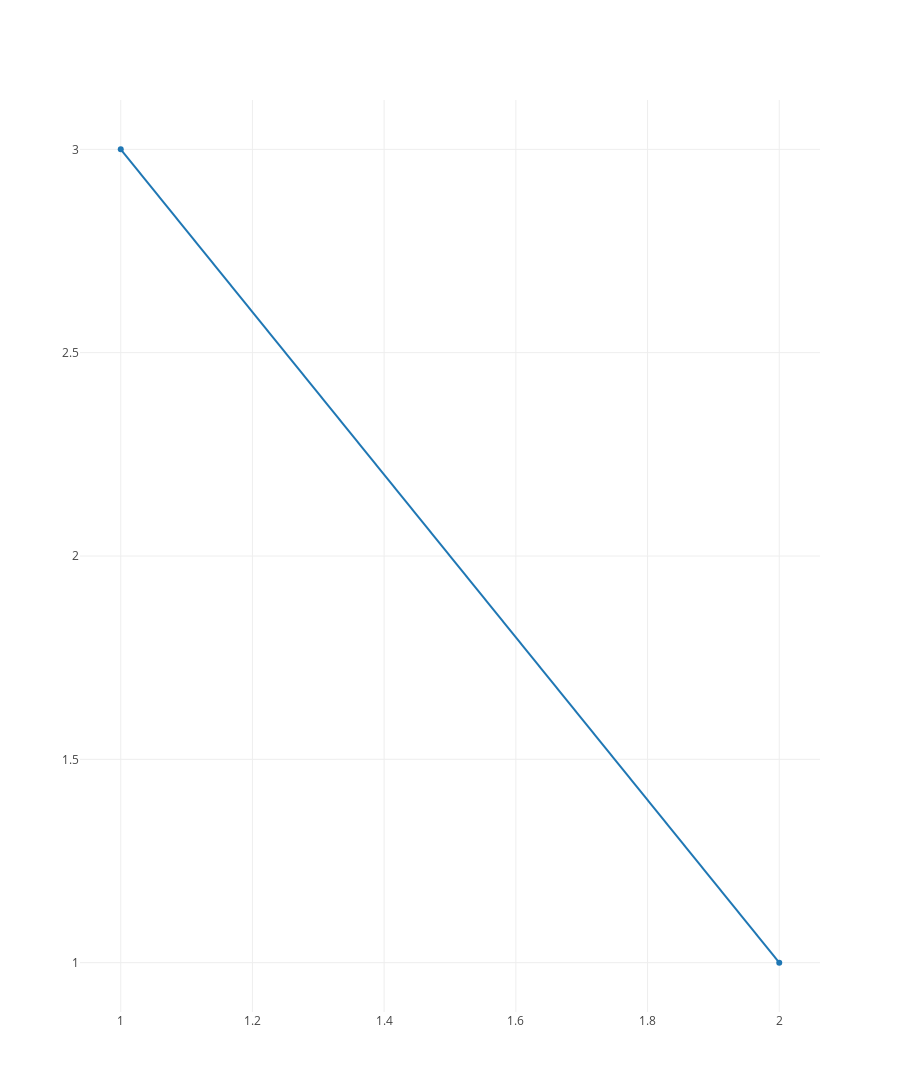

The notebook cell saved with this chart:
### Code cell
plotize(data, layout)

### Figure 1 — Plotly figure (JSON) as saved in the notebook; plotly's stock layout.template omitted (floating-point values rounded to 4 significant figures)
{"data": [{"x": [1, 2], "y": [3, 1]}], "layout": {"height": 1600}}
